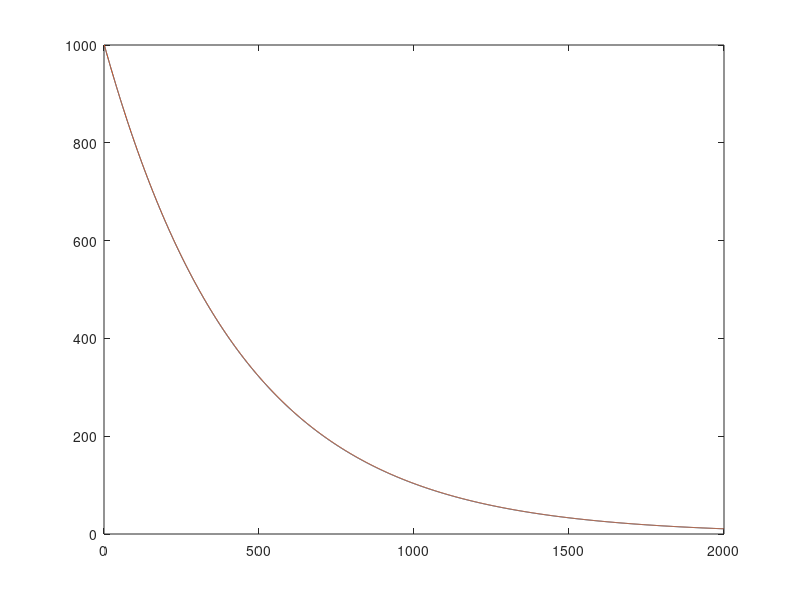

Reproduce this figure in MATLAB.
%{
complete information
name:[LIU Leran]
UID:[3035448407]
put on website:[yes]
%}
function code_template()
N0 = 1000; % initial number of uranium atoms
N=N0;
years = 2000;  % the year range
dt = 1e7;           % time step in years
tau = 4.4e9;        % mean lifetime of U238
ret1 = zeros(1,years); %save the value with
ret2 = zeros(1,years);
for i = 1:years
    %start from here%
    ret1(i) = N
    ret2(i) = N0 * exp(-(i - 1) * dt / tau)
    N = N - N * dt / tau
end
figure
plot([1:1:years],ret1)
hold on 
plot([1:1:years],ret2)
end